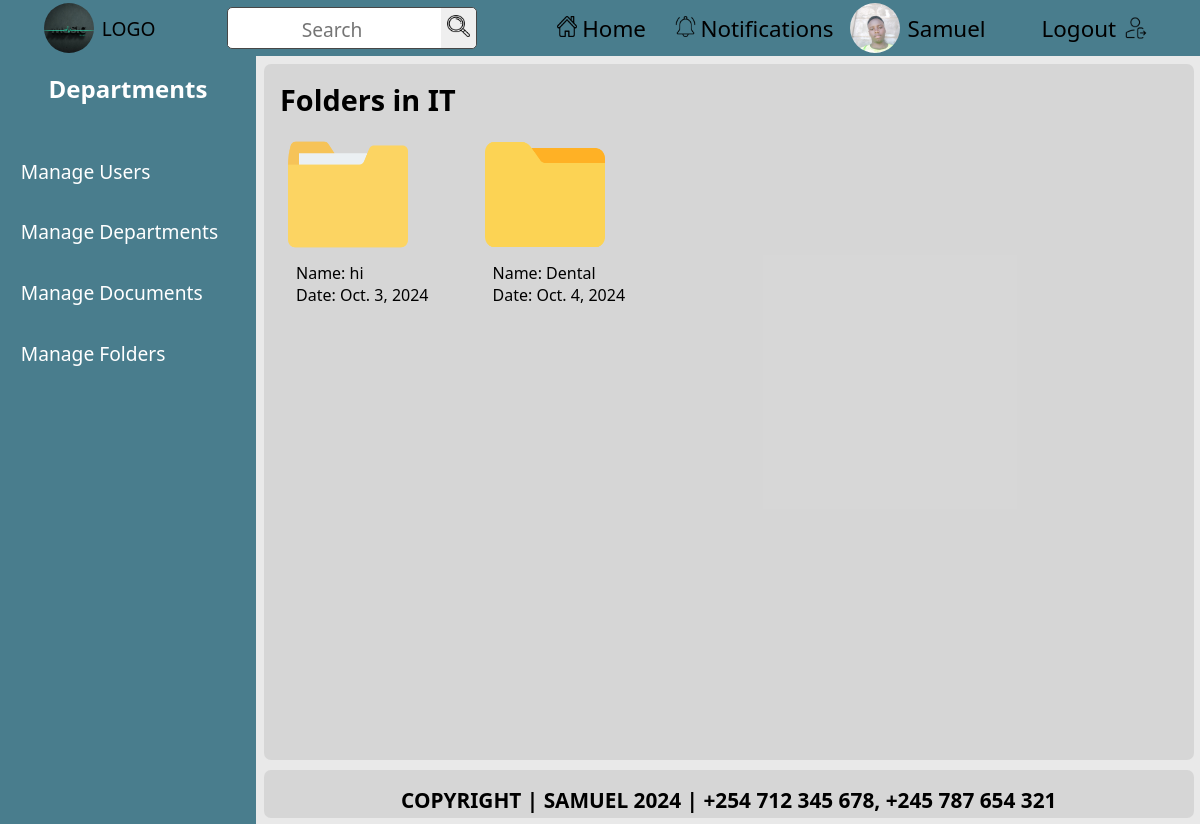
Page /custom-admin/departments/view/1/ (signed in) on the committed database.
### documents/models.py (models this page shows, shortened)
class CustomUser(AbstractUser):
    department = models.ForeignKey(
        Department,
        on_delete=models.SET_NULL,
        null=True,
        blank=True,
        related_name='users'
    )
    nationalID = models.CharField(max_length=20, unique=True, null=True, blank=True)  # Adjust max_length as necessary
    contact_number = models.CharField(max_length=15, unique=True, null=True, blank=True)  # Adjust max_length as necessary
    groups = models.ManyToManyField(
        Group,
        related_name='customuser_set',  # Ensure unique related_name
        blank=True,
    )
    user_permissions = models.ManyToManyField(
        Permission,
        related_name='customuser_set',  # Ensure unique related_name
        blank=True,
    )

class Department(models.Model):
    name = models.CharField(max_length=100)
    created_at = models.DateTimeField(auto_now_add=True)
    created_by = models.ForeignKey(
        'CustomUser',
        on_delete=models.SET_NULL,
        null=True,
        related_name='departments_created'
    )
    updated_at = models.DateTimeField(auto_now=True)

class Folder(models.Model):
    name = models.CharField(max_length=100)
    department = models.ForeignKey(
        Department,
        on_delete=models.CASCADE,
        related_name='folders'
    )
    created_at = models.DateField(auto_now_add=True)
    created_by = models.ForeignKey(
        CustomUser,
        on_delete=models.SET_NULL,
        null=True,
        related_name='folders_created'
    )
    updated_at = models.DateTimeField(auto_now=True)
    @property
    def is_empty(self):
        return not self.documents.exists()

### custom_admin_dashboard/views.py (the view)
# urls.py: path('departments/view/<int:department_id>/', views.admin_view_department, name='admin_view_department'),
@login_required
@admin_required(login_url='/login/')
def admin_view_department(request, department_id):
    department = get_object_or_404(Department, id=department_id)
    folders = department.folders.all()  # Fetch all folders related to the department
    return render(request, 'custom_admin_dashboard/admin_view_folder.html', {
        'department': department,
        'folders': folders,  # Pass the folders to the template
    })

### custom_admin_dashboard/views.py (called while the page is built)
def admin_required(login_url=None):
    return user_passes_test(lambda u: u.is_superuser, login_url=login_url)

### documents/context_processors.py (called while the page is built)
def departments_context(request):
    user_department = None
    if request.user.is_authenticated:
        user_department = request.user.department  # Assuming User model has a 'department' field
    return {
        'user_department': user_department
    }

### custom_admin_dashboard/templates/custom_admin_dashboard/admin_view_folder.html (shortened to what this page needs)
{% extends 'admin_base.html' %}
{% load static %}
{% block extra_css %}
<link rel="stylesheet" href="{% static 'css/svg.css' %}" />
<link rel="stylesheet" href="{% static 'css/folders.css' %}" />
{% endblock %}{% block title %}Folders{% endblock %} {% block content %}
{% if folders %}
<h2>Folders in {{department.name }}</h2>
<div class="folder-container">
  {% for folder in folders %}
  <a href="{% url 'custom_admin_dashboard:admin_open_folder' folder.id %}">
    <div class="folder-items">
      {% if folder.is_empty %}
      <img
        src="{% static 'images/empty-folder.png' %}"
        alt="empty_folder"
        width="120rem"
        height="135rem"
      />
      {% else %}
      <img
        src="{% static 'images/folder.png' %}"
        alt="folder_with_documents"
        width="120rem"
        height="135rem"
      />
      {% endif %}
      <div class="folder-details">
        <p>Name: {{ folder.name }}</p>
        <p>Date: {{ folder.created_at }}</p>
      </div>
    </div>
  </a>
  {% endfor %}
</div>
{% endif %} {% endblock %}

### templates/admin_base.html (shortened to what this page needs)
<!DOCTYPE html>
{% load static %}
<html lang="en">
  <head>
    <link rel="stylesheet" href="{% static 'css/index.css' %}" />
    {% block extra_css %}{% endblock %}
  </head>
  <body>
    <header>
      <a
        href="{% if user.is_superuser %}{% url 'custom_admin_dashboard:admin_dashboard' %}{% else %}{% url 'documents:home' %}{% endif %}"
      >
        <div class="left-row">
          <img
            src="{% static 'images/logo.jpg' %}"
            alt="logo image"
            width="50"
            height="50"
          />
          <span>LOGO</span>
        </div>
      </a>
      <div class="middle-row">
        <form action="{% url 'documents:search' %}" method="get">
          <input type="text" name="q" placeholder="Search" required />
          <button type="submit">
            <img src="{% static 'images/search.png' %}" alt="Search" />
          </button>
        </form>
      </div>
      <div class="right-row">
        <ul>
          <a
            href="{% if user.is_superuser %}{% url 'custom_admin_dashboard:admin_dashboard' %}{% else %}{% url 'documents:home' %}{% endif %}"
          >
            <li>
              <span
                ><img src="{% static 'images/home.png' %}" alt="Home" /></span
              >Home
            </li>
          </a>
          <a href="#">
            <li>
              <span
                ><img
                  src="{% static 'images/notification.png' %}"
                  alt="Notifications" /></span
              >Notifications
            </li>
          </a>
        </ul>
        <a href="#">
          <div class="profile">
            <img
              src="{% static 'images/profile.jpg' %}"
              alt="profile picture"
              width="50"
              height="50"
            />
            <span>{{ user.username }}</span>
          </div>
        </a>
        <a href="{% url 'documents:logout' %}">
          <div class="last">
            <span>Logout</span>
            <img src="{% static 'images/logout.png' %}" alt="Logout" />
          </div>
        </a>
      </div>
    </header>
    <main>
      <section>
        <div class="sidebar">
          <div class="title">
            <h1>Departments</h1>
          </div>
          <div class="sidebar-list">
            <nav>
              <ul>
                <a href="{% url 'custom_admin_dashboard:manage_users' %}"
                  ><div class="sidebar-items"><li>Manage Users</li></div></a
                >
                <a href="{% url 'custom_admin_dashboard:admin_departments' %}"
                  ><div class="sidebar-items">
                    <li>Manage Departments</li>
                  </div></a
                >
                <a href="{% url 'custom_admin_dashboard:admin_documents' %}"
                  ><div class="sidebar-items"><li>Manage Documents</li></div></a
                >
                <a href="{% url 'custom_admin_dashboard:admin_folders' %}"
                  ><div class="sidebar-items"><li>Manage Folders</li></div></a
                >
              </ul>
            </nav>
          </div>
        </div>
      </section>
      <section>
        <div class="container">
          {% block content %} {% endblock %}
        </div>
      </section>
    </main>
    <footer>
      <div class="endnote">
        <p>COPYRIGHT | SAMUEL 2024 | +254 712 345 678, +245 787 654 321</p>
      </div>
    </footer>
  </body>
</html>

### static/css/index.css (style rules this page uses)
* { margin: 0; padding: 0; box-sizing: border-box; text-decoration: none; font-family: "Segoe UI", Tahoma, Geneva, Verdana, sans-serif; }
a { color: black; }
li { list-style: none; }
body { background-color: hsla(0, 0%, 90%, 0.87); }
header { display: flex; align-items: center; justify-content: space-around; padding: 0.5rem; background-color: hsl(194, 32%, 42%); position: fixed; font-size: 1.2rem; top: 0; left: 0; right: 0; height: 3.5rem; z-index: 100; }
header ul { display: flex; list-style: none; gap: 0.8rem; }
header ul li { font-size: 1.4rem; border-radius: 6px; }
.left-row { display: flex; align-items: center; }
.middle-row form { background-color: white; width: auto; border: 1.5px solid hsl(0, 0%, 28%); border-radius: 5px; }
.middle-row form input { outline: none; border: none; text-align: center; padding: 0.3rem; }
.middle-row form input::placeholder { margin: auto; font-size: 1.2rem; }
.middle-row form button img { width: 1.4rem; height: 1.4rem; }
.middle-row form button { cursor: pointer; padding: 0.4rem; border: none; outline: none; border-top-right-radius: 5px; border-bottom-right-radius: 5px; }
.right-row { display: flex; align-items: center; }
.right-row ul { cursor: pointer; }
.right-row ul li { display: flex; align-items: center; justify-content: center; padding: 0.5rem; }
.right-row ul li img { margin-right: 0.3rem; width: 1.3rem; height: 1.3rem; }
.left-row span { cursor: pointer; }
.left-row img { cursor: pointer; object-fit: cover; margin-right: 0.5rem; width: 50px; height: 50px; border-radius: 50%; }
.last { display: flex; align-items: center; justify-content: center; gap: 0.5rem; margin-left: 3rem; font-size: 1.4rem; border-radius: 6px; padding: 0.5rem; }
.last img { width: 1.5rem; height: 1.5rem; }
.profile { font-size: 1.4rem; border-radius: 6px; margin-left: 0.5rem; display: flex; align-items: center; }
.profile img { object-fit: cover; margin-right: 0.5rem; width: 50px; height: 50px; border-radius: 50%; }
.sidebar { color: white; background-color: hsl(194, 32%, 42%); position: fixed; width: 16rem; top: 3.5rem; bottom: 0; display: flex; flex-direction: column; gap: 1rem; }
.sidebar .title { padding: 1rem; text-align: center; }
.sidebar-items { color: white; margin: 0.5rem; font-size: 1.2rem; border-radius: 5px; padding: 0.8rem; }
.container { overflow-y: auto; font-size: 1.2rem; height: 87vh; width: auto; background-color: hsla(0, 0%, 77%, 0.5); padding: 1rem; margin-top: 4rem; margin-left: 16.5rem; margin-right: 0.4rem; margin-bottom: 4rem; border-radius: 7px; }
.endnote { bottom: 0; right: 0; left: 0; position: fixed; padding: 1rem; font-size: 1.3rem; font-weight: bold; background-color: hsla(0, 0%, 77%, 0.5); height: 3rem; text-align: center; justify-content: center; margin-left: 16.5rem; margin-right: 0.4rem; margin-bottom: 0.4rem; border-radius: 7px; }

### static/css/folders.css (style rules this page uses)
.folder-container { display: flex; flex-wrap: wrap; gap: 2.5rem; margin-right: 0; }
.folder-items { padding: 0.5rem; border-radius: 0.3rem; display: flex; flex-direction: column; }
.folder-details { font-size: 1rem; margin-left: 0.5rem; display: flex; flex-direction: column; }

### rows in the picture
CustomUser: username "Samuel"
Department: name "IT"
Folder: name "hi", created_at "Oct. 3, 2024"
Folder: name "Dental", created_at "Oct. 4, 2024"
